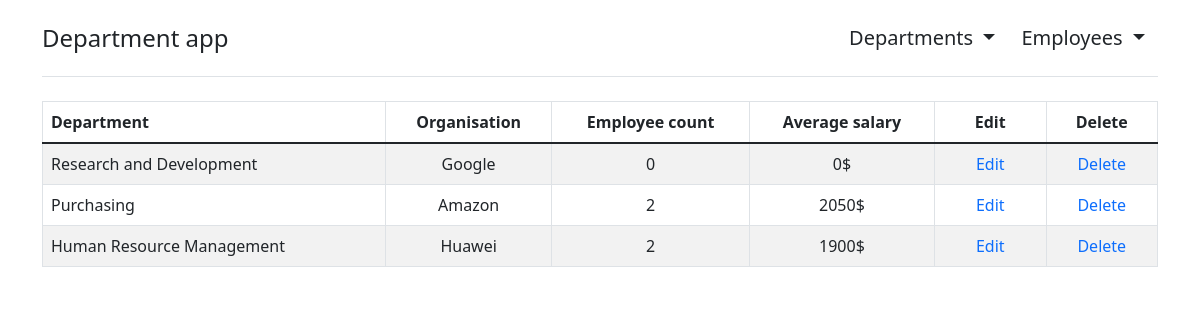
The page /departments on the database its author committed.
### department_app/models/department.py (models this page shows, shortened)
class Item_department(db.Model):
    __tablename__ = 'department_db'
    id = db.Column(db.Integer, primary_key=True)
    name = db.Column(db.String(64), nullable=False)
    organisation = db.Column(db.String(64), nullable=False)
    avg_salary = db.Column(db.Integer, nullable=True)
    employees = db.relationship('Item_employee', backref=db.backref('depart'))

### department_app/views/department_view.py (the view)
@departments_page.route("/departments")
def show_departments():
    departments = Item_department.query.all()
    department_service.calculate_average_salary(departments)
    return render_template('departments.html', depart_data=departments)

### department_app/service/department_service.py (called while the page is built)
def calculate_average_salary(departments):
    employees = Item_employee.query.all()
    for department in departments:
        for employee in employees:
            try:
                department.avg_salary = int(sum(map(lambda employee: int(employee.salary),
                    department.employees)) / len(department.employees))
            except ZeroDivisionError:
                department.avg_salary = 0
    db.session.commit()

### department_app/templates/departments.html
{% extends 'base.html' %}
{% block content %}
<div class="table-wrapper">
        <table class="table table-striped table-bordered">
            <thead>
            <tr>
                <th >Department</th>
                <th class="text-center">Organisation</th>
                <th class="text-center">Employee count</th>
                <th class="text-center">Average salary</th>
                <th class="left text-center">Edit</th>
                <th class="left text-center">Delete</th>
            </tr>
        </thead>
        <tbody>
{% for department in depart_data %}
            <tr>
                <td valign="middle">{{ department.name }}</td>
                <td valign="middle" align="center">{{ department.organisation }}</td>
                <td valign="middle"  align="center">
                    {% if department.employees %}
                        {{ department.employees|length }}
                    {% else %}
                        0
                    {% endif %}</td>
                <td valign="middle"  align="center">{{ department.avg_salary }}$</td>
                <td valign="middle"  align="center">
                    <a href="/department" style="text-decoration:none;">
                                <span>Edit</span>
                            </a>
                            </td>
                <td valign="middle"  align="center">
                    <a href="/departments/{{ department.id }}/del" style="text-decoration:none;">
                                <span>Delete</span>
                            </a>
              </td>
            </tr>
        {% endfor %}
        </tbody>
    </table>
</div>
{% endblock content %}

### department_app/static/main.css (style rules this page uses)
.table-wrapper { overflow: auto; max-width: 100%; }
th { background-color: #343a40; white-space: nowrap; }
.left { width: 10%;; }

### rows shown on the page
Item_department: name "Research and Development", organisation "Google", shows "0", avg_salary "0"
Item_department: name "Purchasing", organisation "Amazon", employees|length "2", avg_salary "2050"
Item_department: name "Human Resource Management", organisation "Huawei", employees|length "2", avg_salary "1900"
